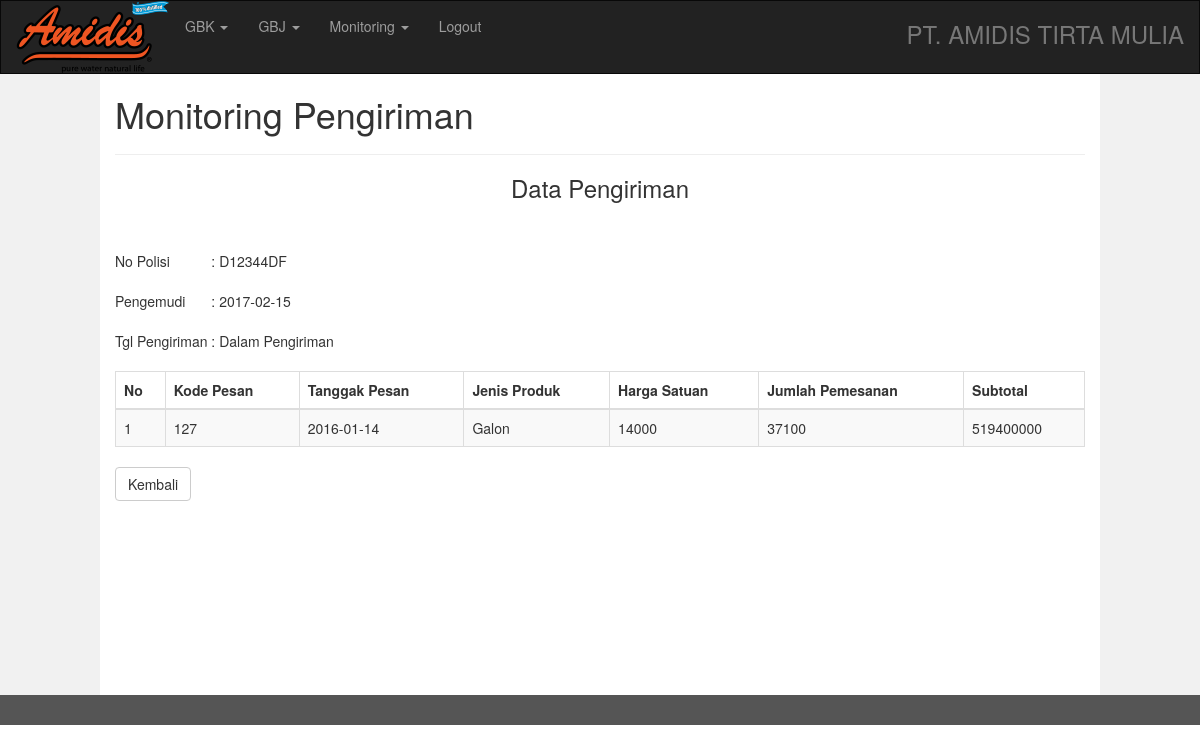
The app's page /form_detail_pengiriman.php?&id=127 (signed in) with its own data.
### tables this page shows
CREATE TABLE IF NOT EXISTS `t_pengiriman` (
  `id_kirim` int(10) NOT NULL AUTO_INCREMENT,
  `tgl_kirim` date DEFAULT NULL,
  `status` enum('Diterima','Dalam Pengiriman') DEFAULT NULL,
  `id_detail_pemesanan` int(20) DEFAULT NULL,
  `id_karyawan` int(5) DEFAULT NULL,
  `no_polisi` varchar(20) DEFAULT NULL,
  PRIMARY KEY (`id_kirim`),
  KEY `id_detail_pemesanan` (`id_detail_pemesanan`),
  KEY `id_karyawan` (`id_karyawan`),
  KEY `no_polisi` (`no_polisi`)
);

CREATE TABLE IF NOT EXISTS `t_detail_pemesanan` (
  `id_detail_pemesanan` int(20) NOT NULL AUTO_INCREMENT,
  `sub_total` int(50) NOT NULL,
  `kode_produk` varchar(20) NOT NULL,
  `kode_pesan` int(20) NOT NULL,
  `jumlah` int(20) NOT NULL,
  PRIMARY KEY (`id_detail_pemesanan`),
  KEY `id_detail_pemesanan` (`id_detail_pemesanan`),
  KEY `kode_produk` (`kode_produk`),
  KEY `kode_pesan` (`kode_pesan`)
);

CREATE TABLE IF NOT EXISTS `t_pemesanan` (
  `kode_pesan` int(20) NOT NULL AUTO_INCREMENT,
  `tgl_pesan` date NOT NULL,
  `verifikasi` enum('sudah','belum') NOT NULL DEFAULT 'belum',
  `status` enum('sudah di setujui','belum di setujui') NOT NULL,
  `id_agen` int(12) NOT NULL,
  `total_harga` int(50) NOT NULL,
  PRIMARY KEY (`kode_pesan`),
  KEY `id_agen` (`id_agen`)
);

CREATE TABLE IF NOT EXISTS `t_produk` (
  `kode_produk` varchar(20) NOT NULL,
  `jenis` varchar(12) NOT NULL,
  `harga` int(12) NOT NULL,
  `jumlah` int(12) NOT NULL,
  `status` enum('tersedia','tidak tersedia') NOT NULL,
  `id_karyawan` int(5) DEFAULT NULL,
  PRIMARY KEY (`kode_produk`),
  KEY `id_karyawan` (`id_karyawan`)
);

### form_detail_pengiriman.php (the view, shortened to what this page needs)
<!DOCTYPE html>
<html lang="en">
<head>
  <link rel="stylesheet" href="css/bootstrap.min.css">
</head>
<body>
<?php
$id= $_GET['id'];
$hasil = mysql_query("SELECT t_pemesanan.kode_pesan,t_pemesanan.tgl_pesan, t_produk.jenis, t_produk.harga, t_detail_pemesanan.jumlah, t_detail_pemesanan.sub_total
FROM t_detail_pemesanan
join t_pemesanan on t_detail_pemesanan.kode_pesan=t_pemesanan.kode_pesan
join t_produk on t_detail_pemesanan.kode_produk=t_produk.kode_produk where t_detail_pemesanan.kode_pesan = '$id'") or die (mysql_error());
$hasil2 = mysql_query("SELECT no_polisi, tgl_kirim, status FROM t_pengiriman where id_detail_pemesanan IN(SELECT id_detail_pemesanan FROM t_detail_pemesanan WHERE kode_pesan='$id')");
$baris=mysql_fetch_row($hasil2);
?>
<div class="navbar navbar-inverse">
  <div class="container-fluid">
    <div class="navbar-header">
    <a href="front/indexgudang.php"><img src="logo.png" class="img-responsive" alt="Responsive image" ></a>
    </div>
    <div class="collapse navbar-collapse" id="myNavbar">
      <ul class="nav navbar-nav">
        <li class="dropdown">
          <a href="#" class="dropdown-toggle" data-toggle="dropdown" role="button" aria-haspopup="true" aria-expanded="false"> GBK <span class="caret"></span></a>
        <li class="dropdown">
          <a href="#" class="dropdown-toggle" data-toggle="dropdown" role="button" aria-haspopup="true" aria-expanded="false"> GBJ <span class="caret"></span></a>
    <li class="dropdown">
          <a href="#" class="dropdown-toggle" data-toggle="dropdown" role="button" aria-haspopup="true" aria-expanded="false"> Monitoring <span class="caret"></span></a>
        </li>
    <li><a href="login/login.php">Logout</a></li>
      </ul>
      <ul class="nav navbar-nav navbar-right">
        <li><h3 class="text-muted">PT. AMIDIS TIRTA MULIA</h3></li>
      </ul>
    </div>
  </div>
</div>
<div class="container-fluid text-center">
  <div class="row content">
    <div class="col-sm-1 sidenav">
    </div>
    <div class="col-sm-10 text-left">
      <h1>Monitoring Pengiriman</h1>
      <hr>
	  <div style="text-align: right;">
	  <h3 align="center">Data Pengiriman</h3>
	  <br><br>
	  <table style="border-spacing:10px;">
	  	<thead>
			<tr align="left">
				<td>No Polisi</td>
				<td>&nbsp;:&nbsp;<?php echo $baris[0]; ?></td>
			</tr>
			<tr><td>&nbsp;</td></tr>
			<tr  align="left">
				<td>Pengemudi</td>
				<td>&nbsp;:&nbsp;<?php echo $baris[1]; ?></td>
			</tr>
			<tr><td>&nbsp;</td></tr>
			<tr align="left">
				<td>Tgl Pengiriman</td>
				<td>&nbsp;:&nbsp;<?php echo $baris[2]; ?></td>
			</tr>
		 </thead>
		</table>
	</div> <br>
	  <table class="table table-bordered table-striped">
	  	<thead>
			<tr>
				<th>No</th>
				<th>Kode Pesan</th>
        <th>Tanggak Pesan</th>
				<th>Jenis Produk</th>
				<th>Harga Satuan</th>
				<th>Jumlah Pemesanan</th>
				<th>Subtotal</th>
			</tr>
		</thead>
		<tbody>
			<?php
		 $i=1;
			while($row = mysql_fetch_array($hasil)){ ?>
			<tr>
				<td><?php echo $i; ?></td>
				<td><?php echo $row['kode_pesan']; ?></td>
        <td><?php echo $row['tgl_pesan']; ?></td>
				<td><?php echo $row['jenis']; ?></td>
				<td><?php echo $row['harga']; ?></td>
				<td><?php echo $row['jumlah']; ?></td>
				<td><?php echo $row['sub_total']; ?></td>
			</tr>
		<?php $i++;}  ?>
		</tbody>
	</table>
	<a type="button" href="datapengiriman.php" class="btn btn-default">Kembali </a>
   </div>
    <div class="col-sm-1 sidenav">
   </div>
 </div>
</div>
<footer class="container-fluid text-center">
</footer>
</body>
</html>

### form_detail_pengiriman.php (style rules this page uses)
.navbar { margin-bottom: 0; border-radius: 0; }
.row.content { height: 621px; }
.sidenav { padding-top: 20px; background-color: #f1f1f1; height: 100%; }
footer { background-color: #555; color: white; padding: 15px; }

### records on screen
t_pengiriman: no_polisi "D12344DF", tgl_kirim "2017-02-15", status "Dalam Pengiriman"
t_detail_pemesanan: kode_pesan.kode_pesan "127", kode_pesan.tgl_pesan "2016-01-14", kode_produk.jenis "Galon", kode_produk.harga "14000", jumlah "37100", sub_total "519400000"
